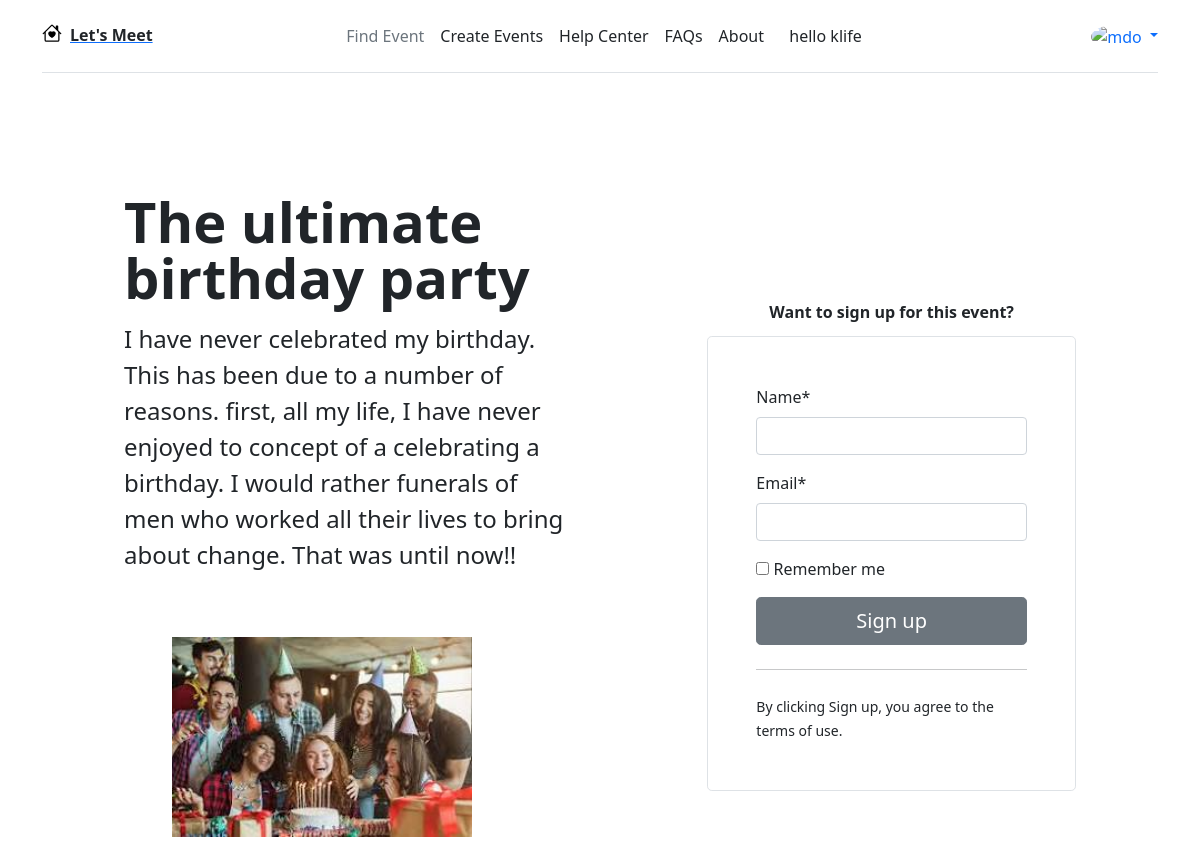
Screenshot of /events/the-ultimate-birthday-party (signed in) with the database file from the repository.
### meetups/models.py (models this page shows, shortened)
class Event(models.Model):
    title = models.CharField(max_length=200, )
    description = models.TextField()
    organizer_email = models.EmailField(unique=True, )
    date = models.DateField()
    slug = models.SlugField(unique=True, null=False)
    location = models.ForeignKey(Locations, on_delete=models.CASCADE)
    participants = models.ManyToManyField(Paticipants, )
    image = models.ImageField(upload_to='images', )
    class Meta:
        db_table = 'events names'

### meetups/views.py (the view, shortened to what this page needs)
# urls.py: path('<slug:event_slug>', views.event_details, name='event-details'),
@login_required(login_url='events-sign-in')
def event_details(request, event_slug):
    selected_event = Event.objects.get(slug=event_slug)
    if request.method == 'GET':
        form = RegistrationForm()
    return render(request, 'meetups/event_details.html', {
        'event': selected_event,
        'form': form
    })

### meetups/forms.py
class RegistrationForm(forms.ModelForm):
    class Meta:
        model = Paticipants
        fields = '__all__'

### meetups/templates/meetups/event_details.html (shortened to what this page needs)
{% extends 'meetups/base/base.html' %}
{% load static %}
{% load crispy_forms_tags %}
{% load crispy_forms_filters %}
{% block navbar %}
{% include 'meetups/includes/navbar.html' %}
{% endblock %}
{% block events-block %}
<div class="container col-xl-10 col-xxl-8 px-4 py-5">
  <div class="row align-items-center g-lg-5 py-5">
    <div class="col-lg-7 text-center text-lg-start">
      <h1 class="display-4 fw-bold lh-1 text-body-emphasis mb-3">{{ event.title }}</h1>
      <p class="col-lg-10 fs-4">{{ event.description }}</p>
      <div class="">
        <img src="{{ event.image.url }}" class="align-items-center m-5" alt="{{ event.title }}" width="300" height="200"
          loading="lazy">
      </div>
    </div>
    <div class="col-md-10 mx-auto col-lg-5">
      <p class="display-0 m-3 fw-bold lh-1 text-body-emphasis text-center "> Want to sign up for this event?</p>
      <form class="p-4 p-md-5 border rounded-3 bg-body-tertiary" action="{% url 'event-details' event.slug %}"
        method="POST" novalidate>
        <div class="form-floating mb-3">
          {{ form.name|as_crispy_field }}
        </div>
        <div class="form-floating mb-3">
          {{ form.email|as_crispy_field }}
        </div>
        <div class="checkbox mb-3">
          <label>
            <input type="checkbox" value="remember-me"> Remember me
          </label>
        </div>
        <button class="w-100 btn btn-lg btn-secondary" type="submit">Sign up</button>
        <hr class="my-4">
        <small class="text-body-secondary">By clicking Sign up, you agree to the terms of use.</small>
      </form>
    </div>
  </div>
</div>
{% endblock %}

### meetups/templates/meetups/includes/navbar.html (shortened to what this page needs)
<section>
  <div class="container">
    <header
      class="d-flex flex-wrap align-items-center justify-content-center justify-content-md-between py-3 mb-4 border-bottom">
      <div class="col-md-3 mb-2 mb-md-0 link-secondary">
        <a href="/" class="d-inline-flex link-body-emphasis text-decoration-dark">
           <span class="px-2 text-dark fw-bold"> Let's Meet </span>
        </a>
      </div>
      <ul class="nav col-12 col-md-auto mb-2 justify-content-center mb-md-0 text-dark">
        <li><a href="#" class="nav-link px-2 link-secondary">Find Event</a></li>
        <li><a href="#" class="nav-link px-2 text-dark">Create Events</a></li>
        <li><a href="#" class="nav-link px-2 text-dark">Help Center</a></li>
        <li><a href="#" class="nav-link px-2 text-dark">FAQs</a></li>
        <li><a href="#" class="nav-link px-2 text-dark">About</a></li>
      </ul>
      {% if not request.user.is_active %}
      <div class="col-md-3 text-end">
        <button type="button" class="btn btn-outline-secondary me-2"><a href="{% url 'events-sign-in' %}"
            class="text-decoration-none text-dark">Login</a></button>
        <button type="button" class="btn btn-outline-secondary"><a href="{% url 'sign-up' %}"
            class="text-decoration-none text-dark">Signup</a></button>
      </div>
      {% else %}
      <span class="text-end">hello {{ request.user.username }}</span>
      <div class="col-md-3 text-end">
              <div class="dropdown text-end">
                <a href="#" class="d-block link-body-emphasis text-decoration-none dropdown-toggle" data-bs-toggle="dropdown"
                  aria-expanded="false">
                  <img src="https://github.com/mdo.png" alt="mdo" width="32" height="32" class="rounded-circle">
                </a>
              </div>
      </div>
      {% endif %}
    </header>
  </div>
</section>

### rows the page displays
Event: title "The ultimate birthday party", description "I have never celebrated my birthday. This has been due to a number of reasons. first, all my life, I have never enjoyed to concept of a celebrating a birthday. I would rather funerals of men who worked all their lives to bring about change. That was until now!!", image (picture)

### other values shown
{{ request.user.username }} "klife"
